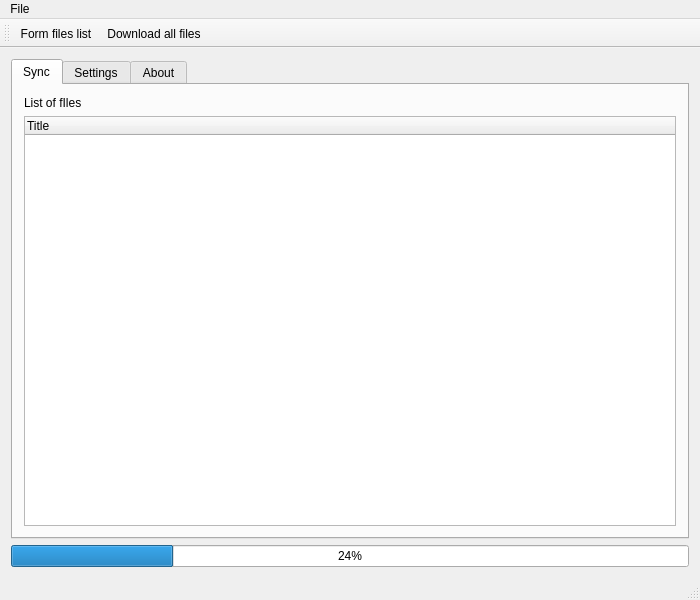
<?xml version="1.0" encoding="UTF-8"?>
<ui version="4.0">
 <class>MainWindow</class>
 <widget class="QMainWindow" name="MainWindow">
  <property name="enabled">
   <bool>true</bool>
  </property>
  <property name="geometry">
   <rect>
    <x>0</x>
    <y>0</y>
    <width>700</width>
    <height>600</height>
   </rect>
  </property>
  <property name="maximumSize">
   <size>
    <width>700</width>
    <height>600</height>
   </size>
  </property>
  <property name="mouseTracking">
   <bool>true</bool>
  </property>
  <property name="focusPolicy">
   <enum>Qt::WheelFocus</enum>
  </property>
  <property name="acceptDrops">
   <bool>true</bool>
  </property>
  <property name="windowTitle">
   <string>SimpleGDrive</string>
  </property>
  <property name="windowIcon">
   <iconset>
    <normaloff>:/logo/SimpleGDriveLogo</normaloff>:/logo/SimpleGDriveLogo</iconset>
  </property>
  <property name="iconSize">
   <size>
    <width>700</width>
    <height>700</height>
   </size>
  </property>
  <widget class="QWidget" name="centralWidget">
   <property name="enabled">
    <bool>true</bool>
   </property>
   <property name="mouseTracking">
    <bool>true</bool>
   </property>
   <property name="focusPolicy">
    <enum>Qt::WheelFocus</enum>
   </property>
   <property name="acceptDrops">
    <bool>true</bool>
   </property>
   <layout class="QVBoxLayout" name="verticalLayout_2">
    <item>
     <widget class="QTabWidget" name="tabWidget">
      <property name="currentIndex">
       <number>0</number>
      </property>
      <widget class="QWidget" name="Sync">
       <attribute name="title">
        <string>Sync</string>
       </attribute>
       <layout class="QVBoxLayout" name="verticalLayout">
        <item>
         <widget class="QLabel" name="labelListOfFIles">
          <property name="text">
           <string>List of fIles</string>
          </property>
         </widget>
        </item>
        <item>
         <widget class="QTreeWidget" name="treeWidget">
          <column>
           <property name="text">
            <string>Title</string>
           </property>
          </column>
         </widget>
        </item>
       </layout>
      </widget>
      <widget class="QWidget" name="Settings">
       <attribute name="title">
        <string>Settings</string>
       </attribute>
       <layout class="QVBoxLayout" name="verticalLayout_3">
        <item>
         <layout class="QGridLayout" name="gridLayout" columnstretch="10,0">
          <property name="leftMargin">
           <number>5</number>
          </property>
          <item row="0" column="0">
           <widget class="QLabel" name="LogedAs">
            <property name="sizePolicy">
             <sizepolicy hsizetype="Minimum" vsizetype="Preferred">
              <horstretch>0</horstretch>
              <verstretch>0</verstretch>
             </sizepolicy>
            </property>
            <property name="minimumSize">
             <size>
              <width>161</width>
              <height>0</height>
             </size>
            </property>
            <property name="text">
             <string>You logged in as: </string>
            </property>
           </widget>
          </item>
          <item row="0" column="1">
           <widget class="QPushButton" name="logoutButton">
            <property name="sizePolicy">
             <sizepolicy hsizetype="Minimum" vsizetype="Fixed">
              <horstretch>0</horstretch>
              <verstretch>0</verstretch>
             </sizepolicy>
            </property>
            <property name="text">
             <string>Logout</string>
            </property>
           </widget>
          </item>
         </layout>
        </item>
        <item>
         <layout class="QGridLayout" name="RootDirLayout">
          <property name="sizeConstraint">
           <enum>QLayout::SetMinAndMaxSize</enum>
          </property>
          <property name="leftMargin">
           <number>5</number>
          </property>
          <property name="topMargin">
           <number>0</number>
          </property>
          <property name="rightMargin">
           <number>0</number>
          </property>
          <property name="bottomMargin">
           <number>0</number>
          </property>
          <property name="verticalSpacing">
           <number>6</number>
          </property>
          <item row="1" column="0">
           <widget class="QLineEdit" name="rootDirectory">
            <property name="readOnly">
             <bool>true</bool>
            </property>
           </widget>
          </item>
          <item row="0" column="0">
           <widget class="QLabel" name="rootDirLabel">
            <property name="text">
             <string>Root directory:</string>
            </property>
           </widget>
          </item>
          <item row="1" column="1">
           <widget class="QPushButton" name="chooseDirButton">
            <property name="text">
             <string>Open folder</string>
            </property>
           </widget>
          </item>
         </layout>
        </item>
        <item>
         <spacer name="verticalSpacer">
          <property name="orientation">
           <enum>Qt::Vertical</enum>
          </property>
          <property name="sizeHint" stdset="0">
           <size>
            <width>20</width>
            <height>40</height>
           </size>
          </property>
         </spacer>
        </item>
       </layout>
      </widget>
      <widget class="QWidget" name="About">
       <attribute name="title">
        <string>About</string>
       </attribute>
      </widget>
     </widget>
    </item>
    <item>
     <widget class="QProgressBar" name="progressBar">
      <property name="value">
       <number>24</number>
      </property>
     </widget>
    </item>
   </layout>
  </widget>
  <widget class="QMenuBar" name="menuBar">
   <property name="geometry">
    <rect>
     <x>0</x>
     <y>0</y>
     <width>700</width>
     <height>20</height>
    </rect>
   </property>
   <widget class="QMenu" name="menuFile">
    <property name="title">
     <string>File</string>
    </property>
    <addaction name="actionForm_files_list"/>
    <addaction name="actionDownload_all_files"/>
   </widget>
   <addaction name="menuFile"/>
  </widget>
  <widget class="QToolBar" name="mainToolBar">
   <attribute name="toolBarArea">
    <enum>TopToolBarArea</enum>
   </attribute>
   <attribute name="toolBarBreak">
    <bool>false</bool>
   </attribute>
   <addaction name="actionForm_files_list"/>
   <addaction name="actionDownload_all_files"/>
  </widget>
  <widget class="QStatusBar" name="statusBar">
   <property name="enabled">
    <bool>true</bool>
   </property>
  </widget>
  <action name="actionForm_files_list">
   <property name="text">
    <string>Form files list</string>
   </property>
  </action>
  <action name="actionDownload_all_files">
   <property name="text">
    <string>Download all files</string>
   </property>
  </action>
 </widget>
 <layoutdefault spacing="6" margin="11"/>
 <resources/>
 <connections/>
</ui>
